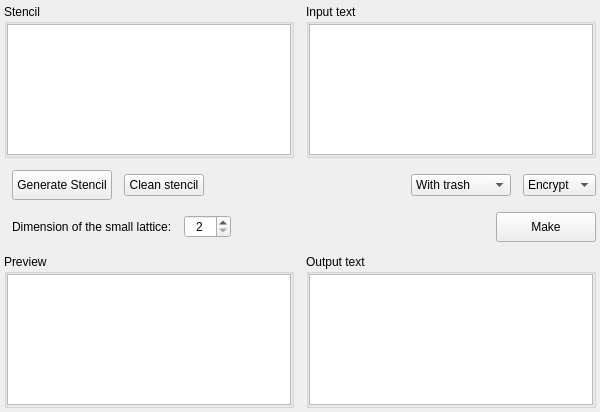
<?xml version="1.0" encoding="UTF-8"?>
<ui version="4.0">
 <class>cardan_grille</class>
 <widget class="QWidget" name="cardan_grille">
  <property name="geometry">
   <rect>
    <x>0</x>
    <y>0</y>
    <width>600</width>
    <height>412</height>
   </rect>
  </property>
  <property name="windowTitle">
   <string>Form</string>
  </property>
  <layout class="QVBoxLayout" name="verticalLayout">
   <property name="spacing">
    <number>12</number>
   </property>
   <property name="leftMargin">
    <number>4</number>
   </property>
   <property name="topMargin">
    <number>4</number>
   </property>
   <property name="rightMargin">
    <number>4</number>
   </property>
   <property name="bottomMargin">
    <number>4</number>
   </property>
   <item>
    <layout class="QHBoxLayout" name="horizontal_layout_1">
     <item>
      <widget class="QGroupBox" name="group_box_stencil">
       <property name="title">
        <string>Stencil</string>
       </property>
       <layout class="QVBoxLayout" name="verticalLayout_21">
        <property name="spacing">
         <number>0</number>
        </property>
        <property name="leftMargin">
         <number>0</number>
        </property>
        <property name="topMargin">
         <number>0</number>
        </property>
        <property name="rightMargin">
         <number>0</number>
        </property>
        <property name="bottomMargin">
         <number>0</number>
        </property>
        <item>
         <widget class="QTableWidget" name="table_widget_stencil">
          <property name="sizePolicy">
           <sizepolicy hsizetype="Expanding" vsizetype="Expanding">
            <horstretch>0</horstretch>
            <verstretch>0</verstretch>
           </sizepolicy>
          </property>
          <property name="focusPolicy">
           <enum>Qt::StrongFocus</enum>
          </property>
          <property name="styleSheet">
           <string notr="true"/>
          </property>
          <property name="editTriggers">
           <set>QAbstractItemView::NoEditTriggers</set>
          </property>
          <property name="alternatingRowColors">
           <bool>true</bool>
          </property>
          <property name="textElideMode">
           <enum>Qt::ElideLeft</enum>
          </property>
          <attribute name="horizontalHeaderVisible">
           <bool>true</bool>
          </attribute>
          <attribute name="horizontalHeaderCascadingSectionResizes">
           <bool>false</bool>
          </attribute>
          <attribute name="horizontalHeaderStretchLastSection">
           <bool>false</bool>
          </attribute>
          <attribute name="verticalHeaderCascadingSectionResizes">
           <bool>false</bool>
          </attribute>
          <attribute name="verticalHeaderStretchLastSection">
           <bool>false</bool>
          </attribute>
         </widget>
        </item>
       </layout>
      </widget>
     </item>
     <item>
      <widget class="QGroupBox" name="group_box_input">
       <property name="title">
        <string>Input text</string>
       </property>
       <layout class="QVBoxLayout" name="verticalLayout_22">
        <property name="spacing">
         <number>0</number>
        </property>
        <property name="leftMargin">
         <number>0</number>
        </property>
        <property name="topMargin">
         <number>0</number>
        </property>
        <property name="rightMargin">
         <number>0</number>
        </property>
        <property name="bottomMargin">
         <number>0</number>
        </property>
        <item>
         <widget class="QTextEdit" name="text_edit_input">
          <property name="styleSheet">
           <string notr="true"/>
          </property>
         </widget>
        </item>
       </layout>
      </widget>
     </item>
    </layout>
   </item>
   <item>
    <layout class="QHBoxLayout" name="horizontal_layout_2">
     <property name="spacing">
      <number>12</number>
     </property>
     <property name="leftMargin">
      <number>8</number>
     </property>
     <property name="topMargin">
      <number>0</number>
     </property>
     <item>
      <widget class="QPushButton" name="button_gen_stencil">
       <property name="sizePolicy">
        <sizepolicy hsizetype="Fixed" vsizetype="Fixed">
         <horstretch>0</horstretch>
         <verstretch>0</verstretch>
        </sizepolicy>
       </property>
       <property name="minimumSize">
        <size>
         <width>100</width>
         <height>30</height>
        </size>
       </property>
       <property name="text">
        <string>Generate Stencil</string>
       </property>
      </widget>
     </item>
     <item>
      <widget class="QPushButton" name="button_clean_stencil">
       <property name="text">
        <string>Clean stencil</string>
       </property>
      </widget>
     </item>
     <item>
      <spacer name="horizontal_spacer_1">
       <property name="orientation">
        <enum>Qt::Horizontal</enum>
       </property>
       <property name="sizeHint" stdset="0">
        <size>
         <width>40</width>
         <height>20</height>
        </size>
       </property>
      </spacer>
     </item>
     <item>
      <widget class="QComboBox" name="combo_box_trash">
       <property name="sizePolicy">
        <sizepolicy hsizetype="Fixed" vsizetype="Fixed">
         <horstretch>0</horstretch>
         <verstretch>0</verstretch>
        </sizepolicy>
       </property>
       <item>
        <property name="text">
         <string>With trash</string>
        </property>
       </item>
       <item>
        <property name="text">
         <string>Without trash</string>
        </property>
       </item>
      </widget>
     </item>
     <item>
      <widget class="QComboBox" name="combo_box_mode">
       <item>
        <property name="text">
         <string>Encrypt</string>
        </property>
       </item>
       <item>
        <property name="text">
         <string>Decrypt</string>
        </property>
       </item>
      </widget>
     </item>
    </layout>
   </item>
   <item>
    <layout class="QHBoxLayout" name="horizontal_layout_3">
     <property name="spacing">
      <number>12</number>
     </property>
     <property name="leftMargin">
      <number>8</number>
     </property>
     <item>
      <widget class="QLabel" name="label_dim_stencil">
       <property name="text">
        <string>Dimension of the small lattice:</string>
       </property>
      </widget>
     </item>
     <item>
      <widget class="QSpinBox" name="spin_box_dim_stencil">
       <property name="alignment">
        <set>Qt::AlignCenter</set>
       </property>
       <property name="minimum">
        <number>2</number>
       </property>
       <property name="maximum">
        <number>100</number>
       </property>
      </widget>
     </item>
     <item>
      <spacer name="horizontal_spacer_2">
       <property name="orientation">
        <enum>Qt::Horizontal</enum>
       </property>
       <property name="sizeHint" stdset="0">
        <size>
         <width>40</width>
         <height>20</height>
        </size>
       </property>
      </spacer>
     </item>
     <item>
      <widget class="QPushButton" name="button_make">
       <property name="sizePolicy">
        <sizepolicy hsizetype="Fixed" vsizetype="Fixed">
         <horstretch>0</horstretch>
         <verstretch>0</verstretch>
        </sizepolicy>
       </property>
       <property name="minimumSize">
        <size>
         <width>100</width>
         <height>30</height>
        </size>
       </property>
       <property name="text">
        <string>Make</string>
       </property>
      </widget>
     </item>
    </layout>
   </item>
   <item>
    <layout class="QHBoxLayout" name="horizontalLayout_4">
     <item>
      <widget class="QGroupBox" name="group_box_preview">
       <property name="title">
        <string>Preview</string>
       </property>
       <layout class="QVBoxLayout" name="verticalLayout_25">
        <property name="spacing">
         <number>0</number>
        </property>
        <property name="leftMargin">
         <number>0</number>
        </property>
        <property name="topMargin">
         <number>0</number>
        </property>
        <property name="rightMargin">
         <number>0</number>
        </property>
        <property name="bottomMargin">
         <number>0</number>
        </property>
        <item>
         <widget class="QTableWidget" name="table_widget_preview">
          <property name="sizePolicy">
           <sizepolicy hsizetype="Expanding" vsizetype="Expanding">
            <horstretch>0</horstretch>
            <verstretch>0</verstretch>
           </sizepolicy>
          </property>
          <property name="editTriggers">
           <set>QAbstractItemView::NoEditTriggers</set>
          </property>
          <property name="alternatingRowColors">
           <bool>true</bool>
          </property>
          <property name="textElideMode">
           <enum>Qt::ElideLeft</enum>
          </property>
          <attribute name="horizontalHeaderVisible">
           <bool>true</bool>
          </attribute>
          <attribute name="horizontalHeaderCascadingSectionResizes">
           <bool>false</bool>
          </attribute>
          <attribute name="horizontalHeaderStretchLastSection">
           <bool>false</bool>
          </attribute>
          <attribute name="verticalHeaderCascadingSectionResizes">
           <bool>false</bool>
          </attribute>
          <attribute name="verticalHeaderStretchLastSection">
           <bool>false</bool>
          </attribute>
         </widget>
        </item>
       </layout>
      </widget>
     </item>
     <item>
      <widget class="QGroupBox" name="group_box_output">
       <property name="sizePolicy">
        <sizepolicy hsizetype="Preferred" vsizetype="Preferred">
         <horstretch>0</horstretch>
         <verstretch>0</verstretch>
        </sizepolicy>
       </property>
       <property name="title">
        <string>Output text</string>
       </property>
       <layout class="QVBoxLayout" name="verticalLayout_24">
        <property name="spacing">
         <number>0</number>
        </property>
        <property name="leftMargin">
         <number>0</number>
        </property>
        <property name="topMargin">
         <number>0</number>
        </property>
        <property name="rightMargin">
         <number>0</number>
        </property>
        <property name="bottomMargin">
         <number>0</number>
        </property>
        <item>
         <widget class="QTextEdit" name="text_edit_output">
          <property name="sizePolicy">
           <sizepolicy hsizetype="Expanding" vsizetype="Preferred">
            <horstretch>0</horstretch>
            <verstretch>0</verstretch>
           </sizepolicy>
          </property>
          <property name="readOnly">
           <bool>true</bool>
          </property>
         </widget>
        </item>
       </layout>
      </widget>
     </item>
    </layout>
   </item>
  </layout>
 </widget>
 <resources/>
 <connections/>
</ui>
